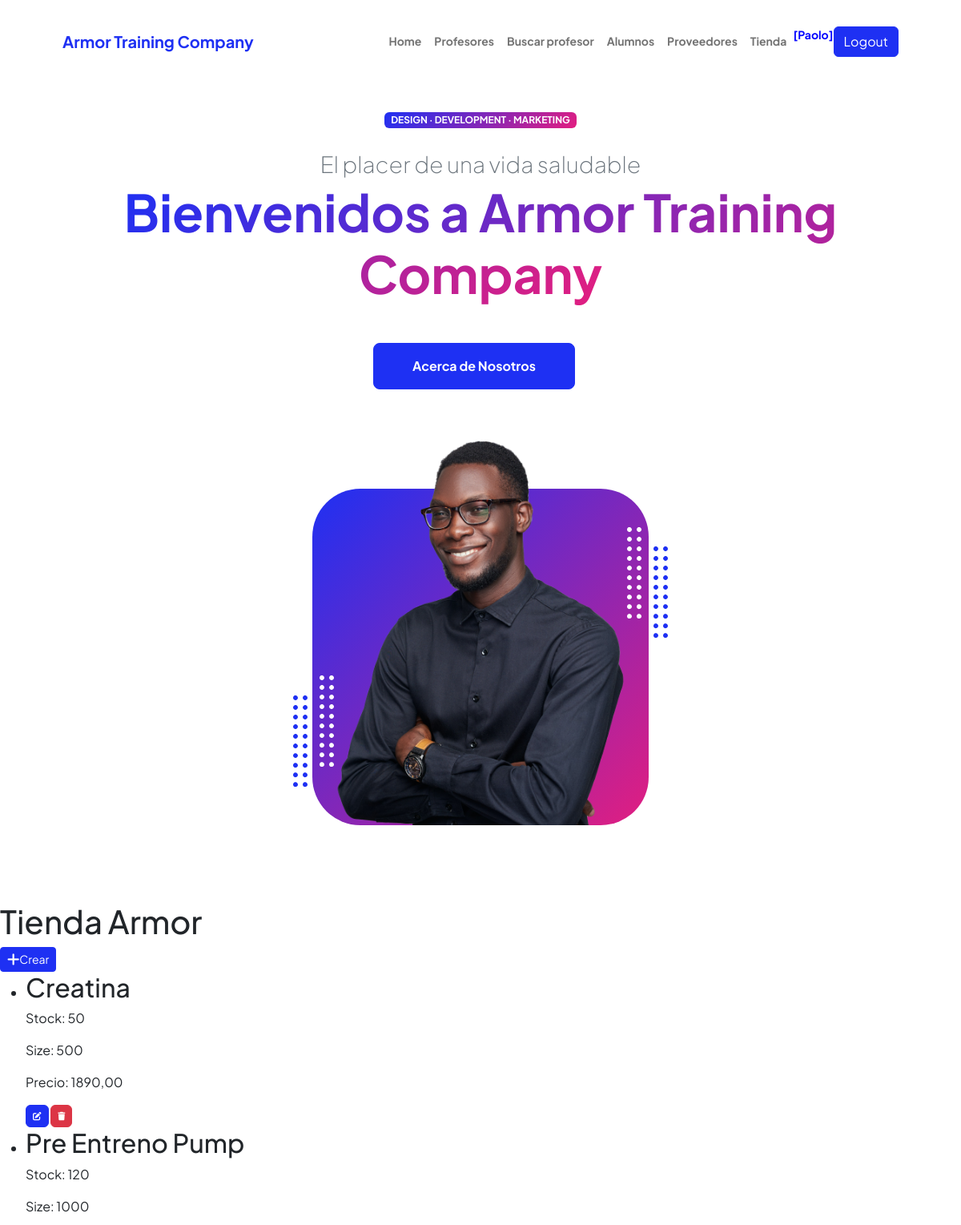
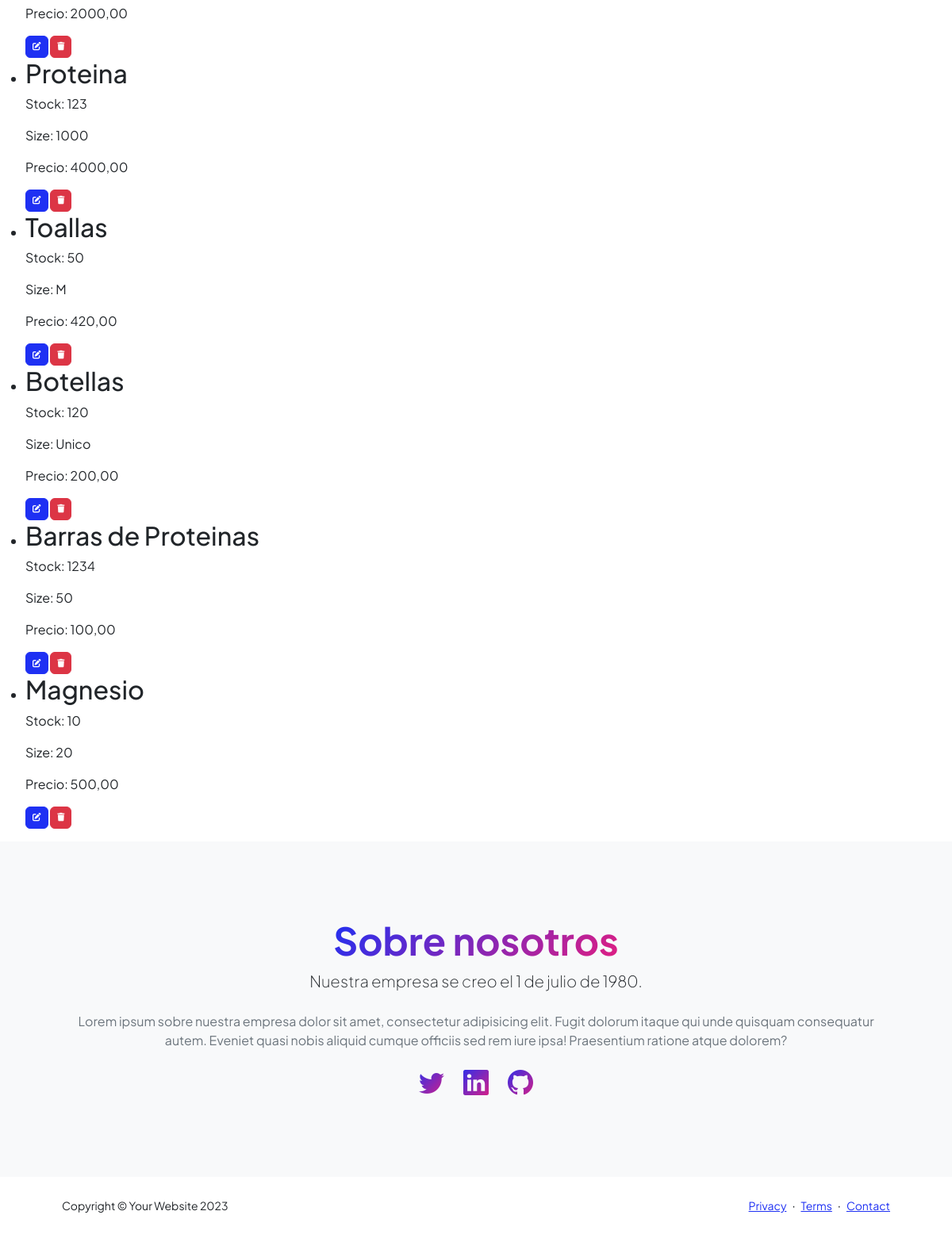
Page /comprar/ (signed in) on the committed database (2 pictures, top to bottom).
### entidades/models.py (models this page shows, shortened)
class Compras(models.Model):
    nombre = models.CharField(max_length=100)
    stock = models.IntegerField()
    size = models.IntegerField()
    precio = models.DecimalField(max_digits=10, decimal_places=2, default=0.00)

### entidades/views.py (the view)
# urls.py: path('comprar/', comprar, name="comprar"),
@login_required
def comprar(request):
    if request.user.is_authenticated:
        contexto= {"comprar":Compras.objects.all()}
        return render(request,"entidades/comprar.html", contexto)
    else:
        return render(request,"entidades/login.html")

### entidades/templates/entidades/comprar.html (shortened to what this page needs)
{% extends 'entidades/index.html' %}
{% block contenido %}
<h1>Tienda Armor</h1>
<a
href="{% url 'comprarForm' %}"
class="btn btn-primary btn-sm"
>Crear
</a>
<br>
<ul>
    {% for compra in comprar %}
    <li>
        <h2>{{ compra.nombre }}</h2>
        <p>Stock: {{ compra.stock }}</p>
        <p>Size: {{ compra.size }}</p>
        <p>Precio: {{ compra.precio }}</p>
        <a
            href="{% url 'comprarUpdate' compra.id %}"
            class="btn btn-primary"
            style="--bs-btn-padding-y: .25rem; --bs-btn-padding-x: .5rem; --bs-btn-font-size: .75rem;">
        </a>
        <a
            href="{% url 'comprarDelete' compra.id %}"
            class="btn btn-danger"
            style="--bs-btn-padding-y: .25rem; --bs-btn-padding-x: .5rem; --bs-btn-font-size: .75rem;">
        </a>
    </li>
    {% empty %}
    <li>No hay productos disponibles.</li>
    {% endfor %}
</ul>
{% endblock contenido%}

### entidades/templates/entidades/index.html (shortened to what this page needs)
<!DOCTYPE html>
<html lang="en">
    <head>
        {% load static %}
        <link href="https://cdn.jsdelivr.net/npm/bootstrap-icons@1.8.1/font/bootstrap-icons.css" rel="stylesheet" />
        <link rel="stylesheet" href="https://cdnjs.cloudflare.com/ajax/libs/font-awesome/6.4.0/css/all.min.css">
        <link href="{% static 'css/styles.css' %}" rel="stylesheet" />
    </head>
    <body class="d-flex flex-column h-100">
        <main class="flex-shrink-0">
            <nav class="navbar navbar-expand-lg navbar-light bg-white py-3">
                <div class="container px-5">
                    <a class="navbar-brand" href="{% url 'home' %}"><span class="fw-bolder text-primary">Armor Training Company</span></a>
                    <div class="collapse navbar-collapse" id="navbarSupportedContent">
                        <ul class="navbar-nav ms-auto mb-2 mb-lg-0 small fw-bolder">
                            <li class="nav-item"><a class="nav-link" href="{% url 'home' %}">Home</a></li>
                            {% if user.is_authenticated %}
                            <li class="nav-item"><a class="nav-link" href="{% url 'profesores' %}">Profesores</a></li>
                            <li class="nav-item"><a class="nav-link" href="{% url 'BusquedaProfesion' %}">Buscar profesor</a></li>
                            <li class="nav-item"><a class="nav-link" href="{% url 'alumnos' %}">Alumnos</a></li>
                            <li class="nav-item"><a class="nav-link" href="{% url 'proveedores' %}">Proveedores</a></li>
                            <li class="nav-item"><a class="nav-link" href="{% url 'comprar' %}">Tienda  </a></li>
                            <p style="color:blue"> [{{user.username}}]</p>
                            <form method="post" action="{% url 'logout' %}">
                                <button class="btn btn-primary" type="submit">Logout</button>
                            </form>
                            {% else %}
                            <a class="btn btn-primary" href="{% url 'login' %}">Login</a>
                            <a class="btn btn-success" href="{% url 'registro' %}">Registrate</a>
                            {% endif %}
                        </ul>
                    </div>
                </div>
            </nav>
            <header class="py-5">
                <div class="container px-5 pb-5">
                    <div class="row gx-5 align-items-center">
                        <div class="col-xxl-5">
                            <div class="text-center text-xxl-start">
                                <div class="badge bg-gradient-primary-to-secondary text-white mb-4"><div class="text-uppercase">Design &middot; Development &middot; Marketing</div></div>
                                <div class="fs-3 fw-light text-muted">El placer de una vida saludable</div>
                                <h1 class="display-3 fw-bolder mb-5"><span class="text-gradient d-inline">Bienvenidos a Armor Training Company</span></h1>
                                <div class="d-grid gap-3 d-sm-flex justify-content-sm-center justify-content-xxl-start mb-3">
                                    <a class="btn btn-primary btn-lg px-5 py-3 me-sm-3 fs-6 fw-bolder" href="{% url 'home' %}">Acerca de Nosotros</a>
                                </div>
                            </div>
                        </div>
                        <div class="col-xxl-7">
                            <div class="d-flex justify-content-center mt-5 mt-xxl-0">
                                <div class="profile bg-gradient-primary-to-secondary">
                                    <img class="profile-img" src="assets/profile.png" alt="..." />
                                    <div class="dots-1">
                                    </div>
                                    <div class="dots-2">
                                    </div>
                                    <div class="dots-3">
                                    </div>
                                    <div class="dots-4">
                                    </div>
                                </div>
                            </div>
                        </div>
                    </div>
                </div>
            </header>
            {% block contenido %}{% endblock contenido %}
            <section class="bg-light py-5">
                <div class="container px-5">
                    <div class="row gx-5 justify-content-center">
                        <div class="col-xxl-8">
                            <div class="text-center my-5">
                                <h2 class="display-5 fw-bolder"><span class="text-gradient d-inline">Sobre nosotros</span></h2>
                                <p class="lead fw-light mb-4">Nuestra empresa se creo el 1 de julio de 1980.</p>
                                <p class="text-muted">Lorem ipsum sobre nuestra empresa dolor sit amet, consectetur adipisicing elit. Fugit dolorum itaque qui unde quisquam consequatur autem. Eveniet quasi nobis aliquid cumque officiis sed rem iure ipsa! Praesentium ratione atque dolorem?</p>
                                <div class="d-flex justify-content-center fs-2 gap-4">
                                    <a class="text-gradient" href="#!"><i class="bi bi-twitter"></i></a>
                                    <a class="text-gradient" href="#!"><i class="bi bi-linkedin"></i></a>
                                    <a class="text-gradient" href="#!"><i class="bi bi-github"></i></a>
                                </div>
                            </div>
                        </div>
                    </div>
                </div>
            </section>
        </main>
        <footer class="bg-white py-4 mt-auto">
            <div class="container px-5">
                <div class="row align-items-center justify-content-between flex-column flex-sm-row">
                    <div class="col-auto"><div class="small m-0">Copyright &copy; Your Website 2023</div></div>
                    <div class="col-auto">
                        <a class="small" href="#!">Privacy</a>
                        <span class="mx-1">&middot;</span>
                        <a class="small" href="#!">Terms</a>
                        <span class="mx-1">&middot;</span>
                        <a class="small" href="#!">Contact</a>
                    </div>
                </div>
            </div>
        </footer>
    </body>
</html>

### rows in the picture
Compras: nombre "Creatina", stock "50", size "500", precio "1890,00"
Compras: nombre "Pre Entreno Pump", stock "120", size "1000", precio "2000,00"
Compras: nombre "Proteina", stock "123", size "1000", precio "4000,00"
Compras: nombre "Toallas", stock "50", size "M", precio "420,00"
Compras: nombre "Botellas", stock "120", size "Unico", precio "200,00"
Compras: nombre "Barras de Proteinas", stock "1234", size "50", precio "100,00"
Compras: nombre "Magnesio", stock "10", size "20", precio "500,00"

### other values in the picture
{{ user.username }} "Paolo"
